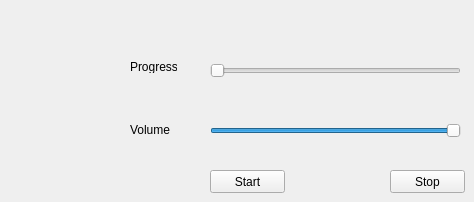
    <widget class="QWidget" name="tab_8">
     <attribute name="title">
      <string>Son</string>
     </attribute>
     <widget class="QPushButton" name="pushButton_5">
      <property name="geometry">
       <rect>
        <x>210</x>
        <y>170</y>
        <width>75</width>
        <height>23</height>
       </rect>
      </property>
      <property name="text">
       <string>Start</string>
      </property>
     </widget>
     <widget class="QPushButton" name="pushButton_6">
      <property name="geometry">
       <rect>
        <x>390</x>
        <y>170</y>
        <width>75</width>
        <height>23</height>
       </rect>
      </property>
      <property name="text">
       <string>Stop</string>
      </property>
     </widget>
     <widget class="QSlider" name="horizontalSlider_2">
      <property name="geometry">
       <rect>
        <x>210</x>
        <y>120</y>
        <width>251</width>
        <height>22</height>
       </rect>
      </property>
      <property name="value">
       <number>99</number>
      </property>
      <property name="orientation">
       <enum>Qt::Horizontal</enum>
      </property>
      <property name="tickInterval">
       <number>0</number>
      </property>
     </widget>
     <widget class="QSlider" name="horizontalSlider_3">
      <property name="geometry">
       <rect>
        <x>210</x>
        <y>60</y>
        <width>251</width>
        <height>22</height>
       </rect>
      </property>
      <property name="orientation">
       <enum>Qt::Horizontal</enum>
      </property>
     </widget>
     <widget class="QLabel" name="label_12">
      <property name="geometry">
       <rect>
        <x>130</x>
        <y>60</y>
        <width>47</width>
        <height>13</height>
       </rect>
      </property>
      <property name="text">
       <string>Progress</string>
      </property>
     </widget>
     <widget class="QLabel" name="label_13">
      <property name="geometry">
       <rect>
        <x>130</x>
        <y>120</y>
        <width>47</width>
        <height>20</height>
       </rect>
      </property>
      <property name="text">
       <string>Volume</string>
      </property>
     </widget>
    </widget>
